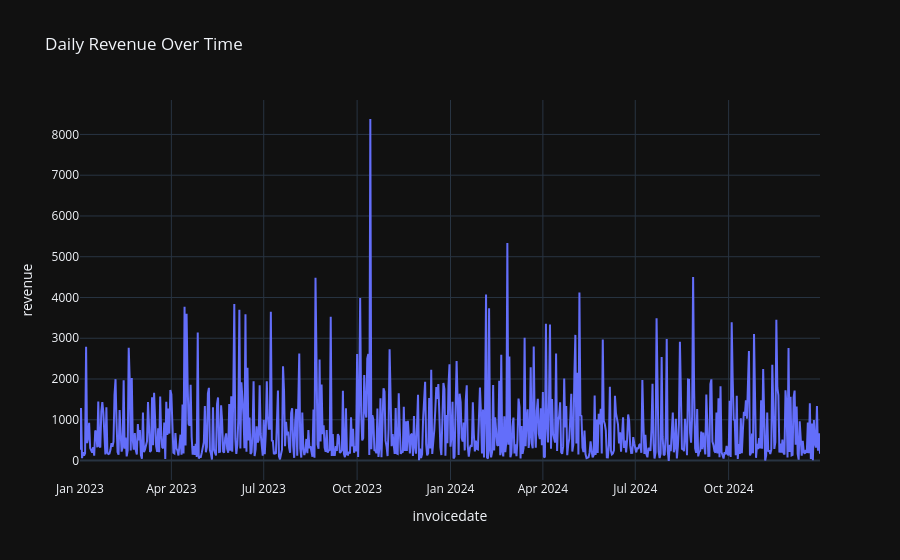

The notebook cell this image was saved under:
### Code cell
df_clean['invoicedate'] = pd.to_datetime(df_clean['invoicedate'], errors='coerce')

daily_revenue = (
    df_clean.groupby(df_clean['invoicedate'].dt.date)['revenue']
    .sum()
    .reset_index(name='revenue')
)

fig = px.line(
    daily_revenue,
    x='invoicedate',
    y='revenue',
    title='Daily Revenue Over Time',
    template='plotly_dark'
)
fig.show()

### Figure 1 — Plotly figure (JSON) as saved in the notebook; plotly's stock layout.template omitted (floating-point values rounded to 4 significant figures; data arrays with more than 128 entries replaced by an {"elided": "..."} marker saying what was removed)
{"data": [{"hovertemplate": "invoicedate=%{x}<br>revenue=%{y}<extra></extra>", "legendgroup": "", "line": {"color": "#636efa", "dash": "solid"}, "marker": {"symbol": "circle"}, "mode": "lines", "name": "", "orientation": "v", "showlegend": false, "type": "scatter", "x": {"elided": "730 str values"}, "xaxis": "x", "y": {"elided": "730 float values"}, "yaxis": "y"}], "layout": {"legend": {"tracegroupgap": 0}, "title": {"text": "Daily Revenue Over Time"}, "xaxis": {"anchor": "y", "domain": [0, 1], "title": {"text": "invoicedate"}}, "yaxis": {"anchor": "x", "domain": [0, 1], "title": {"text": "revenue"}}}}
